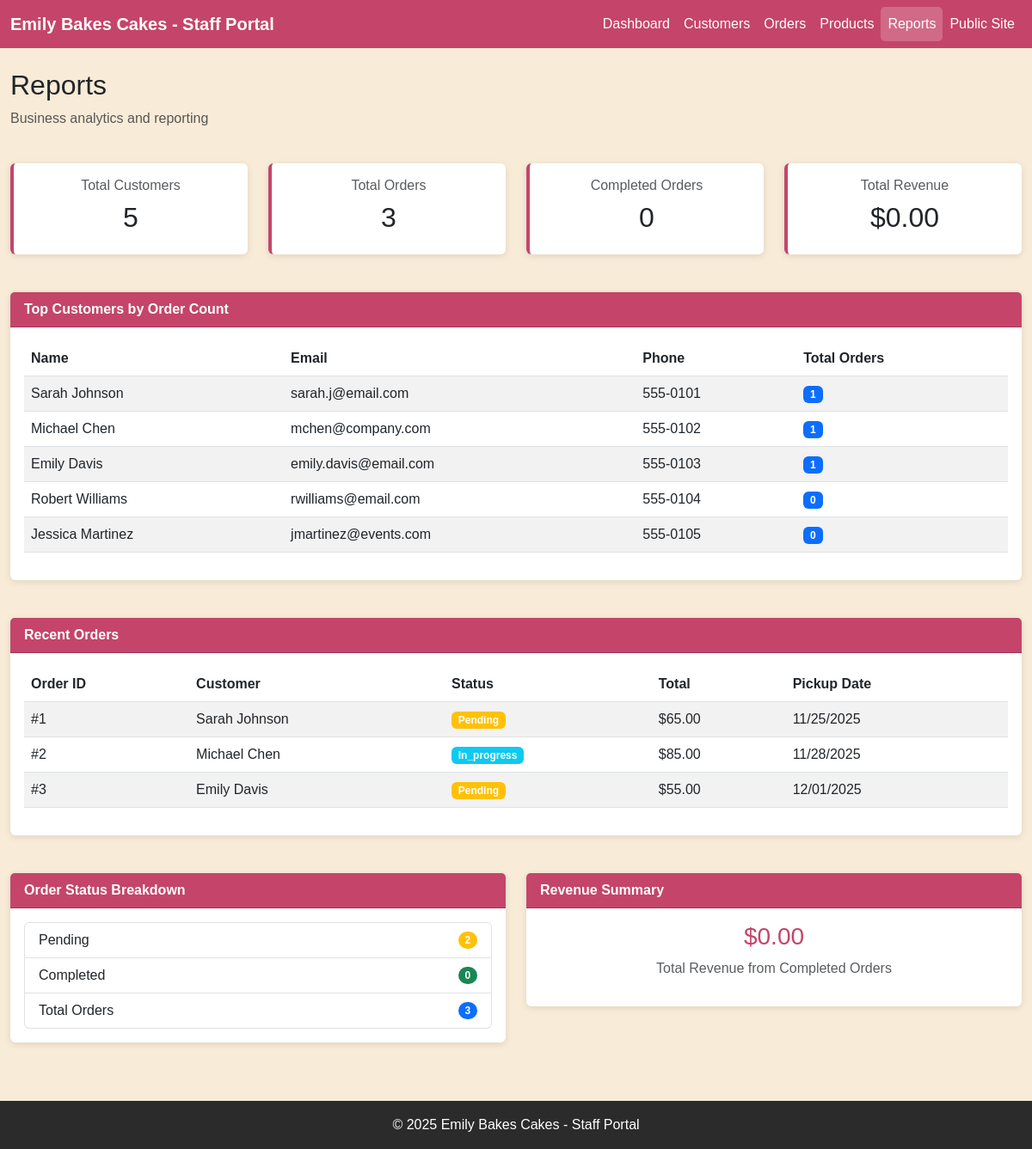
The app's page /staff/reports.php with its own data.
### tables this page shows
CREATE TABLE IF NOT EXISTS customers (
    id INT AUTO_INCREMENT PRIMARY KEY,
    first_name VARCHAR(100) NOT NULL,
    last_name VARCHAR(100) NOT NULL,
    email VARCHAR(255),
    phone VARCHAR(20),
    address TEXT,
    customer_type ENUM('retail', 'corporate') DEFAULT 'retail',
    is_vip BOOLEAN DEFAULT FALSE,
    special_notes TEXT,
    created_at TIMESTAMP DEFAULT CURRENT_TIMESTAMP,
    updated_at TIMESTAMP DEFAULT CURRENT_TIMESTAMP ON UPDATE CURRENT_TIMESTAMP
);

CREATE TABLE IF NOT EXISTS orders (
    id INT AUTO_INCREMENT PRIMARY KEY,
    customer_id INT NOT NULL,
    order_number VARCHAR(50) UNIQUE,
    
     
    pickup_date DATE NOT NULL,
    pickup_time TIME NOT NULL,
    
     
    cake_type VARCHAR(100) NOT NULL,
    size VARCHAR(50) NOT NULL,
    flavor VARCHAR(100) NOT NULL,
    filling VARCHAR(100),
    icing_flavor VARCHAR(100) NOT NULL,
    icing_color VARCHAR(50) NOT NULL,
    writing_text VARCHAR(255),
    decorations TEXT,
    
     
    total_amount DECIMAL(10,2) NOT NULL,
    deposit_amount DECIMAL(10,2) DEFAULT 0,
    balance_due DECIMAL(10,2) AS (total_amount - deposit_amount) STORED,
    
     
    status ENUM('pending', 'in_progress', 'ready', 'completed', 'cancelled') DEFAULT 'pending',
    priority ENUM('standard', 'rush') DEFAULT 'standard',
    special_instructions TEXT,
    
     
    created_at TIMESTAMP DEFAULT CURRENT_TIMESTAMP,
    updated_at TIMESTAMP DEFAULT CURRENT_TIMESTAMP ON UPDATE CURRENT_TIMESTAMP,
    
    FOREIGN KEY (customer_id) REFERENCES customers(id)
);

### staff/includes/db.php (called while the page is built, shortened)
<?php
function format_money($amount) {
    return '$' . number_format($amount, 2);
}
function format_date($date) {
    return date('m/d/Y', strtotime($date));
}
?>

### staff/reports.php (the view, shortened to what this page needs)
<?php
include 'includes/db.php';
$total_customers = mysqli_fetch_assoc(mysqli_query($conn, "SELECT COUNT(*) as count FROM customers"))['count'];
$total_orders = mysqli_fetch_assoc(mysqli_query($conn, "SELECT COUNT(*) as count FROM orders"))['count'];
$completed_orders = mysqli_fetch_assoc(mysqli_query($conn, "SELECT COUNT(*) as count FROM orders WHERE status = 'completed'"))['count'];
$pending_orders = mysqli_fetch_assoc(mysqli_query($conn, "SELECT COUNT(*) as count FROM orders WHERE status = 'pending'"))['count'];
$total_revenue = mysqli_fetch_assoc(mysqli_query($conn, "SELECT SUM(total_amount) as total FROM orders WHERE status = 'completed'"))['total'] ?? 0;
$customers_query = "SELECT c.*, COUNT(o.id) as order_count
                    FROM customers c
                    LEFT JOIN orders o ON c.id = o.customer_id
                    GROUP BY c.id
                    ORDER BY order_count DESC
                    LIMIT 10";
$customers_result = mysqli_query($conn, $customers_query);
$orders_query = "SELECT o.*, c.first_name, c.last_name
                 FROM orders o
                 LEFT JOIN customers c ON o.customer_id = c.id
                 ORDER BY o.created_at DESC
                 LIMIT 10";
$orders_result = mysqli_query($conn, $orders_query);
include 'includes/header.php';
?>
<div class="row">
    <div class="col-12">
        <h2>Reports</h2>
        <p class="text-muted">Business analytics and reporting</p>
    </div>
</div>
<div class="row mt-4">
    <div class="col-md-3">
        <div class="card stat-card">
            <div class="card-body text-center">
                <h6 class="text-muted">Total Customers</h6>
                <h2><?php echo $total_customers; ?></h2>
            </div>
        </div>
    </div>
    <div class="col-md-3">
        <div class="card stat-card">
            <div class="card-body text-center">
                <h6 class="text-muted">Total Orders</h6>
                <h2><?php echo $total_orders; ?></h2>
            </div>
        </div>
    </div>
    <div class="col-md-3">
        <div class="card stat-card">
            <div class="card-body text-center">
                <h6 class="text-muted">Completed Orders</h6>
                <h2><?php echo $completed_orders; ?></h2>
            </div>
        </div>
    </div>
    <div class="col-md-3">
        <div class="card stat-card">
            <div class="card-body text-center">
                <h6 class="text-muted">Total Revenue</h6>
                <h2><?php echo format_money($total_revenue); ?></h2>
            </div>
        </div>
    </div>
</div>
<div class="row mt-4">
    <div class="col-12">
        <div class="card">
            <div class="card-header">
                Top Customers by Order Count
            </div>
            <div class="card-body">
                <table class="table table-striped">
                    <thead>
                        <tr>
                            <th>Name</th>
                            <th>Email</th>
                            <th>Phone</th>
                            <th>Total Orders</th>
                        </tr>
                    </thead>
                    <tbody>
                        <?php while ($customer = mysqli_fetch_assoc($customers_result)): ?>
                            <tr>
                                <td><?php echo $customer['first_name'] . ' ' . $customer['last_name']; ?></td>
                                <td><?php echo $customer['email']; ?></td>
                                <td><?php echo $customer['phone']; ?></td>
                                <td><span class="badge bg-primary"><?php echo $customer['order_count']; ?></span></td>
                            </tr>
                        <?php endwhile; ?>
                    </tbody>
                </table>
            </div>
        </div>
    </div>
</div>
<div class="row mt-4">
    <div class="col-12">
        <div class="card">
            <div class="card-header">
                Recent Orders
            </div>
            <div class="card-body">
                <table class="table table-striped">
                    <thead>
                        <tr>
                            <th>Order ID</th>
                            <th>Customer</th>
                            <th>Status</th>
                            <th>Total</th>
                            <th>Pickup Date</th>
                        </tr>
                    </thead>
                    <tbody>
                        <?php while ($order = mysqli_fetch_assoc($orders_result)): ?>
                            <tr>
                                <td>#<?php echo $order['id']; ?></td>
                                <td><?php echo $order['first_name'] . ' ' . $order['last_name']; ?></td>
                                <td>
                                    <span class="badge bg-<?php
                                        echo $order['status'] == 'completed' ? 'success' :
                                            ($order['status'] == 'pending' ? 'warning' : 'info');
                                    ?>">
                                        <?php echo ucfirst($order['status']); ?>
                                    </span>
                                </td>
                                <td><?php echo format_money($order['total_amount']); ?></td>
                                <td><?php echo format_date($order['pickup_date']); ?></td>
                            </tr>
                        <?php endwhile; ?>
                    </tbody>
                </table>
            </div>
        </div>
    </div>
</div>
<div class="row mt-4">
    <div class="col-md-6">
        <div class="card">
            <div class="card-header">
                Order Status Breakdown
            </div>
            <div class="card-body">
                <ul class="list-group">
                    <li class="list-group-item d-flex justify-content-between align-items-center">
                        Pending
                        <span class="badge bg-warning rounded-pill"><?php echo $pending_orders; ?></span>
                    </li>
                    <li class="list-group-item d-flex justify-content-between align-items-center">
                        Completed
                        <span class="badge bg-success rounded-pill"><?php echo $completed_orders; ?></span>
                    </li>
                    <li class="list-group-item d-flex justify-content-between align-items-center">
                        Total Orders
                        <span class="badge bg-primary rounded-pill"><?php echo $total_orders; ?></span>
                    </li>
                </ul>
            </div>
        </div>
    </div>
    <div class="col-md-6">
        <div class="card">
            <div class="card-header">
                Revenue Summary
            </div>
            <div class="card-body">
                <h3 class="text-center" style="color: #C44569;">
                    <?php echo format_money($total_revenue); ?>
                </h3>
                <p class="text-center text-muted">Total Revenue from Completed Orders</p>
            </div>
        </div>
    </div>
</div>
<?php include 'includes/footer.php'; ?>

### staff/includes/header.php (style rules this page uses)
body { background-color: #F8EBD7; font-family: 'Arial', sans-serif; }
.card { border: none; box-shadow: 0 2px 8px rgba(0,0,0,0.1); margin-bottom: 20px; }
.card-header { background-color: #C44569; color: white; font-weight: bold; }
.table thead { background-color: #C44569; color: white; }
.stat-card { background: white; border-left: 4px solid #C44569; }

### records on screen
customers: first_name "Sarah", last_name "Johnson", email "sarah.j@email.com", phone "555-0101", order_count "1"
customers: first_name "Michael", last_name "Chen", email "mchen@company.com", phone "555-0102", order_count "1"
customers: first_name "Emily", last_name "Davis", email "emily.davis@email.com", phone "555-0103", order_count "1"
customers: first_name "Robert", last_name "Williams", email "rwilliams@email.com", phone "555-0104", order_count "0"
customers: first_name "Jessica", last_name "Martinez", email "jmartinez@events.com", phone "555-0105", order_count "0"
orders: id "1", customer.first_name "Sarah", customer.last_name "Johnson", status "Pending", total_amount "$65.00", pickup_date "11/25/2025"
orders: id "2", customer.first_name "Michael", customer.last_name "Chen", status "In_progress", total_amount "$85.00", pickup_date "11/28/2025"
orders: id "3", customer.first_name "Emily", customer.last_name "Davis", status "Pending", total_amount "$55.00", pickup_date "12/01/2025"

### other values on screen
$total_customers "5"
$total_orders "3"
$completed_orders "0"
format_money($total_revenue) "$0.00"
$pending_orders "2"
